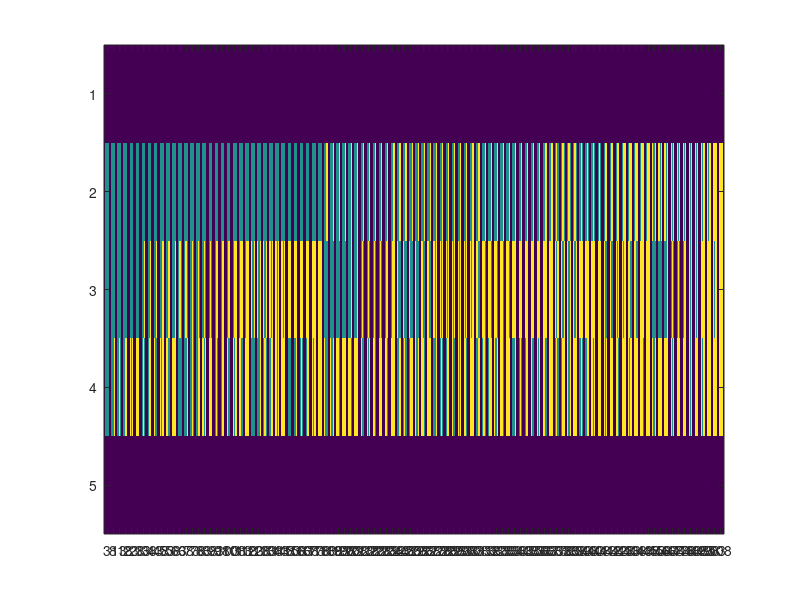

Write MATLAB code to recreate this figure. (Note: this script raises an error after producing the figure.)
%%
global env
env.henseldict=['b0_';
    'b1c';
    'b1e';
    'b2a';
    'b2c';
    'b3i';
    'b2e';
    'b3a';
    'b2k';
    'b3n';
    'b3j';
    'b4a';
    's0_';
    's1c';
    's1e';
    's2a';
    's2c';
    's3i';
    's2e';
    's3a';
    's2k';
    's3n';
    's3j';
    's4a';
    'b2i';
    'b3r';
    'b3e';
    'b4r';
    'b4i';
    'b5i';
    's2i';
    's3r';
    's3e';
    's4r';
    's4i';
    's5i';
    'b2n';
    'b3c';
    'b3q';
    'b4n';
    'b4w';
    'b5a';
    's2n';
    's3c';
    's3q';
    's4n';
    's4w';
    's5a';
    'b3y';
    'b3k';
    'b4k';
    'b4y';
    'b4q';
    'b5j';
    'b4t';
    'b4j';
    'b5n';
    'b4z';
    'b5r';
    'b5q';
    'b6a';
    's3y';
    's3k';
    's4k';
    's4y';
    's4q';
    's5j';
    's4t';
    's4j';
    's5n';
    's4z';
    's5r';
    's5q';
    's6a';
    'b4e';
    'b5c';
    'b5y';
    'b6c';
    's4e';
    's5c';
    's5y';
    's6c';
    'b5k';
    'b6k';
    'b6n';
    'b7c';
    's5k';
    's6k';
    's6n';
    's7c';
    'b4c';
    'b5e';
    'b6e';
    's4c';
    's5e';
    's6e';
    'b6i';
    'b7e';
    's6i';
    's7e';
    'b8_';
    's8_';    
];


%%
hfir=cat(3,[0 0 0; 0 0 0; 0 0 0],...
            [1 0 0;0 0 0; 0 0 0],...
             [0 1 0; 0 0 0; 0 0 0],...
             [1 0 1; 0 0 0; 0 0 0],...
             [0 1 0; 1 0 0; 0 0 0],...
             [1 0 0; 0 0 1; 0 0 0],...
             [1 1 0;0 0 0 ; 0 0 0],...
             [0 1 0; 0 0 0; 0 1 0],...
             [1 0 0; 0 0 0; 0 0 1],...
             [1 0 1; 0 0 0; 1 0 0],...
             [0 1 0; 1 0 1; 0 0 0],...
             [1 0 0; 0 0 1; 0 1 0],...
             [ 1 1 0;1 0 0; 0 0 0],...
             [1 1 1; 0 0 0; 0 0 0],...
             [1 0 1; 0 0 1; 0 0 0],...
             [1 0 1; 0 0 0; 0 1 0],...
             [1 1 0; 0 0 0; 0 0 1],...
             [1 1 0; 0 0 1; 0 0 0],...
             [1 1 0; 0 0 0; 0 1 0],...
             [1 0 1; 0 0 0; 0 1 0],...
             [0 1 0; 0 0 0; 1 0 1],...
             [1 0 1; 1 0 0; 0 1 0],...
             [1 1 1; 0 0 1; 0 0 0],...
             [1 0 1; 1 0 1; 0 0 0],...
             [1 1 1; 0 0 0; 1 0 0],...
             [1 0 1; 0 0 1; 1 0 0],...
             [1 1 0; 1 0 0; 0 0 1],...
             [1 1 0; 0 0 0; 0 1 1]);
hfir=cat(3,hfir,1-hfir);
hfir(2,2,:)=0;
rvct=reshape(2.^(0:8),3,3);
eigen=sum(sum(hfir.*rvct,1),2);

a=squeeze(eigen);
% indices to unique values in column 3
[~, ind] = unique(a);
% duplicate indices
duplicate_ind = setdiff(1:max(size(a)), ind);
% duplicate values
duplicate_value = a(duplicate_ind);
         
hfir=hfir(:,:,ind);
hfir1=hfir;
hfir1(2,2,:)=1;
hfir=cat(3,hfir,hfir1);

eigen=sum(sum(hfir.*rvct,1),2);
eigen=squeeze(eigen);
eind=eigen+1;


configs=reshape((dec2base(0:2^9-1,2,9)-'0')',3,3,[]);
compress=@(a)sum(sum(a,1),2);

%%
firs=[];
rvctx=flip(rvct,1);
rvcty=flip(rvct,2);
% rvct=padarray(rvct,[1 1],0,'post');
% rvctx=padarray(rvctx,[1 1],0,'post');
% rvcty=padarray(rvcty,[1 1],0,'post');
for i=1:4;
%     firs=cat(3,firs,rot90(rvct,i),rot90(rvctx,i),rot90(rvcty,i));
    firs=cat(4,firs,rot90(rvct,i),rot90(rvctx,i));
end

%%


eigen0=squeeze(compress(configs.*rvct));
% [~,ind0]=unique(eigen0);
% size(ind0);
[seigen0,sidx]=sort(eigen0,'ascend');
eigen=squeeze(min(compress(configs.*firs),[],4));
[ueigen, ind] = unique(eigen);
% uind=
ueigen2idx=sum((1:512==(ueigen+1)).*(1:102)',1);


hfir=configs(:,:,ueigen+1);
perhfir=permute(hfir,[1 3 2]);
phfir=padarray(perhfir,[1 0 1],-1,'both');
% phfir(5,:,5)=ueigen+1;
im=(reshape(phfir,[],5));

% imagesc(im)
% set(X,Tick)
% size(im)

imagesc(im')
ax=gca;
tklabels=ueigen2idx(ueigen+1);
tks=(0:101)*5+3;
set(ax,'XTick',tks);
set(ax,'XTickLabels',tklabels)
%%
rule=zeros(512,1);
ind0=find(hfir(2,2,:)==0);
ind1=find(hfir(2,2,:)==1);
hfir0=hfir(:,:,ind0);
hfir1=hfir(:,:,ind1);
b3=ind0((squeeze(compress(hfir0))==3));
s2=ind1((squeeze(compress(hfir1))==(2+1)));
s3=ind1((squeeze(compress(hfir1))==(3+1)));
rpre=[b3;s2;s3];
ntrule=zeros(102,1);
ntrule(rpre)=1;
% ntrule=flip(ntrule);
ntnum=char(flip(ntrule')+'0');
ntnumhex=bin2hex(ntnum,'post');


% size(eigen)
proj=eigen(sidx);
proj=proj+1;
[a,i]=unique(proj);
[~,dict]=sort(a);
% sum((proj==a').*dict',2);
env.rca2ntca=sum((proj==a').*dict',2);;


% uproj=ind;
% % ntnum=sum(ntrule.*2.^(0:101)');
% rule(uproj(ntrule==1))=1;
% rnum=char(rule'+'0');
%%
%  figure



% proj=sum((eigen==ueigen').*ind',2);
%%
% k0=28;
% % k=[0,16,32,64]
% k=[0,k0];
% k=2.^(k);
% solution=[];
% for j=1:size(k,2)-1;
% a=shiftdim(k(j):k(j+1)-1,-2);
% b=2^98-a;
% fir=[a b a; b a b; a b a];     
% eigen=squeeze(sum(sum(fir.*hfir,1),2));
% siz=size(eigen,2);
% for i=1:siz;
%     [~,ind]=unique(eigen(:,i));
%     if size(ind)==siz;
%         solution=[solution; i];
%     end
% end
% end
% size(solution)
% %     size()
% 
%              
%              
